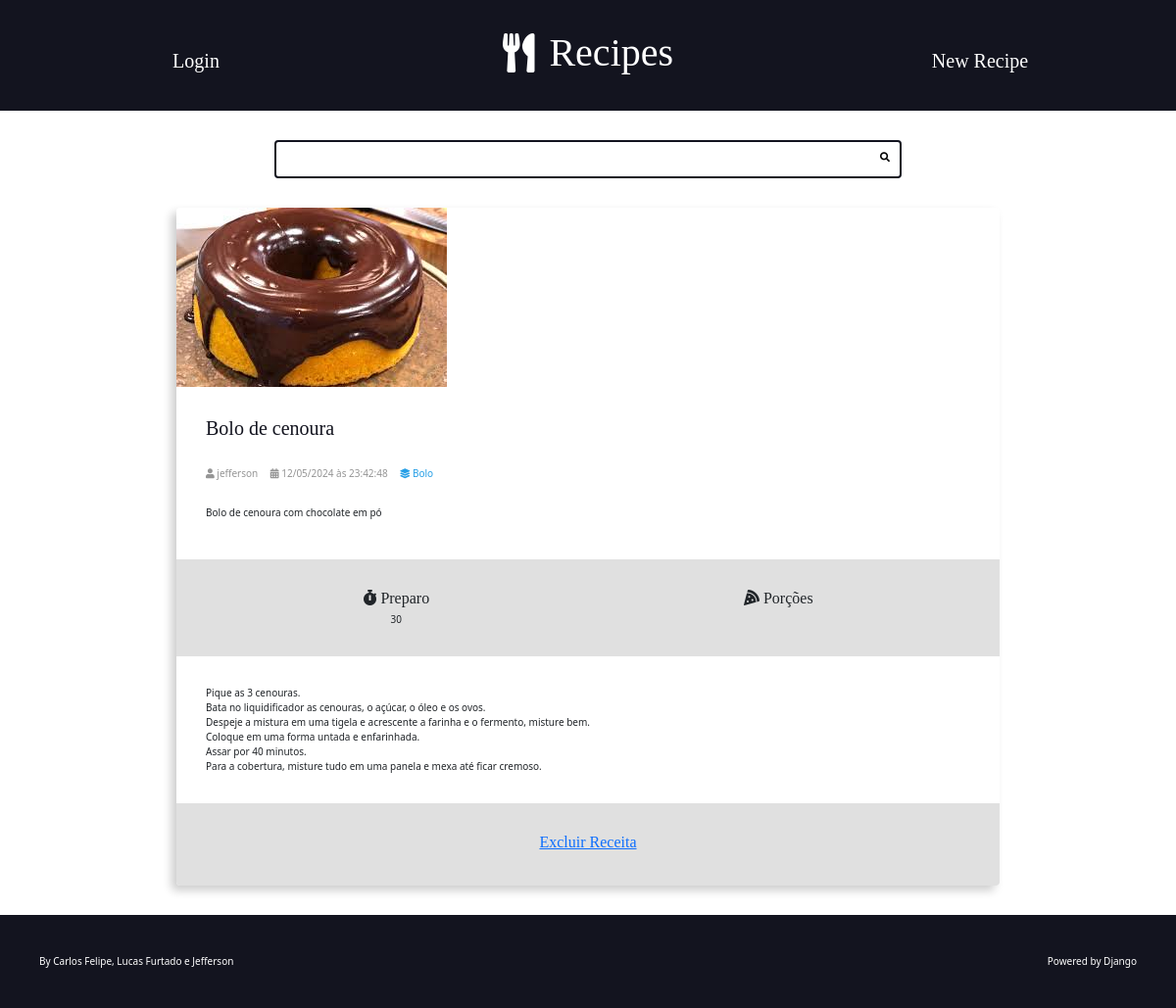
/recipes/8/, run on the app's committed database.
### recipes/models.py (models this page shows, shortened)
class Recipe(models.Model):
    id = models.AutoField(primary_key=True)
    title = models.CharField(max_length=200)
    description = models.CharField(max_length=500)
    slug =  models.SlugField()
    preparation_time = models.IntegerField()
    preparation_time_unity = models.CharField(max_length=65)
    servings_time = models.IntegerField()
    servings_unity = models.CharField(max_length=65)
    preparation_steps = models.TextField()
    preparation_steps_is_html = models.BooleanField(default=True)
    created_at = models.DateTimeField(auto_now_add=True)
    updated_at = models.DateTimeField(auto_now=True, null=True)
    is_published = models.BooleanField(default=True)
    cover = models.ImageField(upload_to='recipes/static/recipes/img')
    category = models.ForeignKey(Category, on_delete=models.SET_NULL, null=True)
    author = models.ForeignKey(User, on_delete=models.SET_NULL, null=True)

class Category(models.Model):
    id = models.AutoField(primary_key=True)
    name = models.CharField(max_length=65)

### recipes/views.py (the view)
# urls.py: path('recipes/<int:id>/', views.recipe, name="recipe"),
def recipe(request, id):
    return render(request, 'recipes/pages/recipe-view.html', context={
        'recipe': Recipe.objects.get(id=id),
        'is_detail_page': True,
    })

### recipes/templates/recipes/pages/recipe-view.html (shortened to what this page needs)
{% extends "global/base.html" %}
{% block content %}
<div class="main-content main-content-detail container">
    {% include "recipes/partials/recipe.html" %}
</div>
{% endblock content %}

### recipes/templates/recipes/partials/recipe.html (shortened to what this page needs)
<div class="recipe recipe-list-item">
    <div class="recipe-cover">
        <a href="{% url "recipes:recipe" recipe.id %}">
            <img src="{{ recipe.cover.url }}" alt="Temporário">
        </a>
    </div>
    <div class="recipe-title-container">
        <h2 class="recipe-title">
            <a href="{% url "recipes:recipe" recipe.id %}">
                {{ recipe.title }}
            </a>
        </h2>
    </div>
    <div class="recipe-author">
        <span class="recipe-author-item">
            <i class="fas fa-user"></i>
            {{ recipe.author.username }}
        </span>
        <span class="recipe-author-item">
            <i class="fas fa-calendar-alt"></i>
            {{ recipe.created_at|date:"d/m/Y" }} às {{ recipe.created_at|date:"H:i:s" }}
        </span>
        <span class="recipe-author-item">
            <a href="/recipes/category/cafe-da-manha">
                <i class="fas fa-layer-group"></i>
                <span>{{ recipe.category.name }}</span>
            </a>
        </span>
    </div>
    <div class="recipe-content">
        <p>{{ recipe.description }}</p>
    </div>
    <div class="recipe-meta-container">
        <div class="recipe-meta recipe-preparation">
            <h3 class="recipe-meta-title"><i class="fas fa-stopwatch"></i> Preparo</h3>
            <div class="recipe-meta-text">
                {{ recipe.preparation_time }} {{ recipe.preparation_time_unit }}
            </div>
        </div>
        <div class="recipe-meta recipe-servings">
            <h3 class="recipe-meta-title"><i class="fas fa-pizza-slice"></i> Porções</h3>
        </div>
    </div>
    {% if is_detail_page is True %}
        <div class="preparation-steps">
            {{ recipe.preparation_steps|linebreaksbr }}
        </div>
        <div class="recipe-meta-container">
            <div class="recipe-meta recipe-preparation">
                <a href="{% url "recipe:delete_recipe"}"><h3 class="recipe-meta-title"> Excluir Receita </h3></a>
            </div>
        </div>
</div>

### recipes/static/recipes/css/style.css (style rules this page uses)
:root { --color-primary: #269fe6; --color-primary-hover: #2086c2; --color-primary-dark: #13141f; --color-primary-dark-hover: #212336; --color-primary-light: #d4ecfa; --color-primary-light-hover: #bdd8e7; --color-white: #fff; --color-black: #000; --color-dark-text: #444; --color-info-light: #cce5ff; --color-debug-light: #cce5ff; --color-success-light: #d4edda; --color-alert-light: #fff3cd; --color-warning-light: #fff3cd; --color-error-light: #f8d7da; --color-info-dark: #4d86c4; --color-debug-dark: #4d86c4; --color-success-dark: #4a9c5d; --color-alert-dark: #927f40; --color-warning-dark: #927f40; --color-error-dark: #da525d; --color-gray-0: #f9f9f9; --color-gray-1: #e0e0e0; --color-gray-2: #c7c7c7; --color-gray-3: #aeaeae; --color-gray-4: #959595; --color-gray-5: #7d7d7d; --color-gray-6: #646464; --color-gray-7: #4b4b4b; --color-gray-8: #323232; --color-gray-9: #191919; --font-primary: sans-serif; --font-headings: 'Roboto Slab', serif; --spacing-gutter-medium: 3rem; --spacing-gutter-large: 4rem; }
.container { max-width: 144rem; margin: 0 auto; padding: var(--spacing-gutter-medium); }
.main-content { padding-top: 0; }
.recipe { background: var(--color-white); box-shadow: -5px 5px 10px rgba(0, 0, 0, .2); transform: scale(1); transition: all 300ms ease-in-out; border-radius: .4rem; overflow: hidden; }
.recipe img { max-width: 100%; }
.recipe-list-item { max-width: 64rem; height: fit-content; }
.recipe-title-container { padding: var(--spacing-gutter-medium); padding-bottom: 2rem; }
.recipe-title-container a { text-decoration: none; color: var(--color-primary-dark); }
.recipe-author { padding: 2px 5px 5px 30px; ; }
.recipe-content { padding: var(--spacing-gutter-medium); padding-top: 2rem; }
.recipe-author-item { color: var(--color-gray-4); margin-right: 1rem; }
.recipe-author a { color: var(--color-primary); transition: all 300ms ease-in-out; text-decoration: none; }
.recipe-meta-container { display: flex; flex-flow: row wrap; padding: var(--spacing-gutter-medium); background: var(--color-gray-1); }
.recipe-meta { display: flex; flex-flow: column nowrap; flex-shrink: 1; flex-grow: 1; text-align: center; }
.recipe-meta-title { font-size: 1.6rem; }
.main-content-detail .recipe-list-item { max-width: 84rem; margin: 0 auto; }
.preparation-steps { padding: var(--spacing-gutter-medium); }

### base_static/global/css/global-style.css (style rules this page uses)
* { padding: 0; margin: 0; box-sizing: border-box; }
html { font-size: 62.5%; }
body { font-size: 1.6rem; font-family: var(--font-primary); background: var(--color-gray-1); color: var(--color-dark-text); }
h1, h2, h3, h4, h5, h6 { font-family: var(--font-headings); }

### data on the page
Recipe: cover (picture), title "Bolo de cenoura", author.username "jefferson", created_at "12/05/2024", created_at "23:42:48", category.name "Bolo", description "Bolo de cenoura com chocolate em pó", preparation_time "30", preparation_steps "Pique as 3 cenouras. Bata no liquidificador as cenouras, o açúcar, o óleo e os ovos. Despeje a mistura em uma tigela e acrescente a farinha e o fermento, misture bem. Coloque em uma forma untada e enfarinhada. Assar por 40 minutos. Para a cobertura, misture tudo em uma panela e mexa até ficar cremoso."
